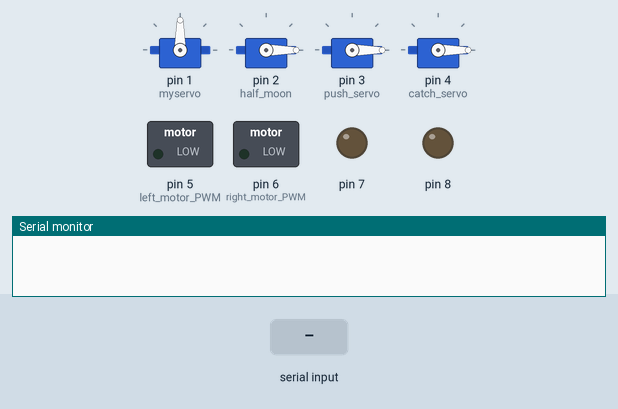
A sketch run on a simulated Arduino Uno, built with avr-gcc and run on an emulated ATmega328P. Parts: 4 × servo, switched loads named in the sketch (green lamp = pin HIGH), output pins drawn as LEDs (lit = HIGH), the last lines printed to the serial monitor. Inputs (shaded band) come from the test bench.

Above: at 1.2 s.
1.3 s: "F" received over the second serial link
At 2.3 s:
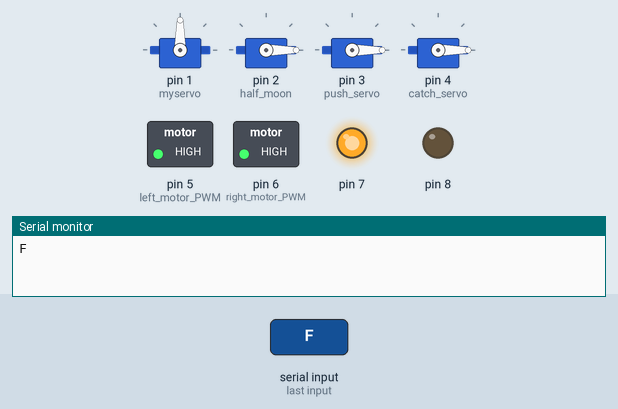
3.3 s: "B" received over the second serial link
At 4.5 s:
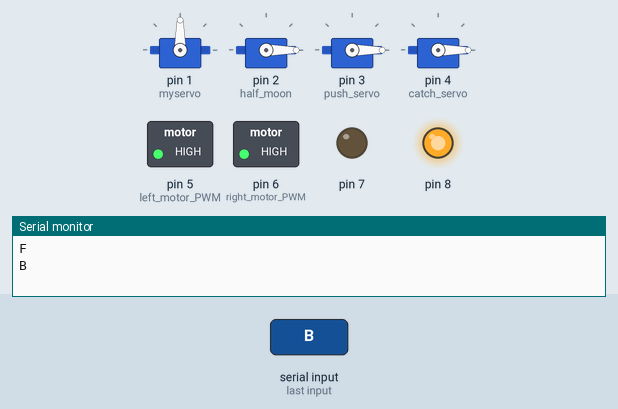
4.8 s: "A" received over the second serial link
At 5.26 s:
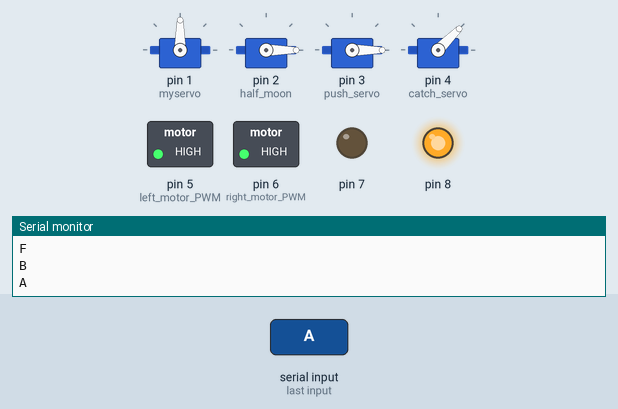
7.8 s: "P" received over the second serial link
At 9.85 s:
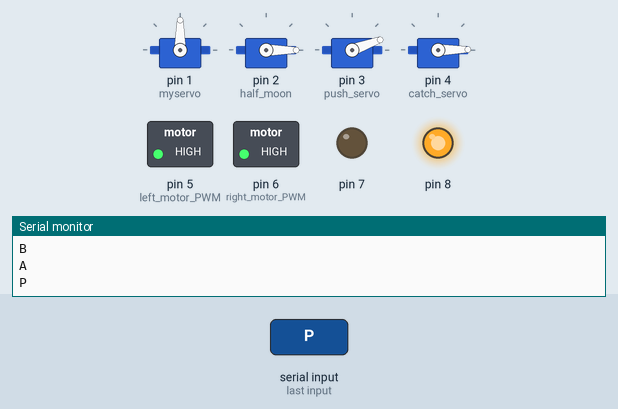
10.8 s: "S" received over the second serial link
At 13.0 s:
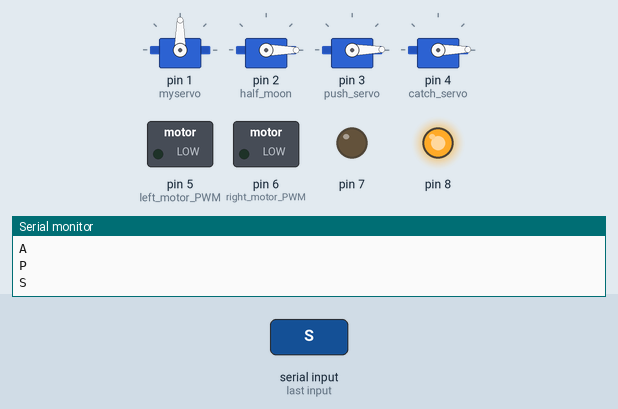
13.8 s: "L" received over the second serial link
At 15.4 s:
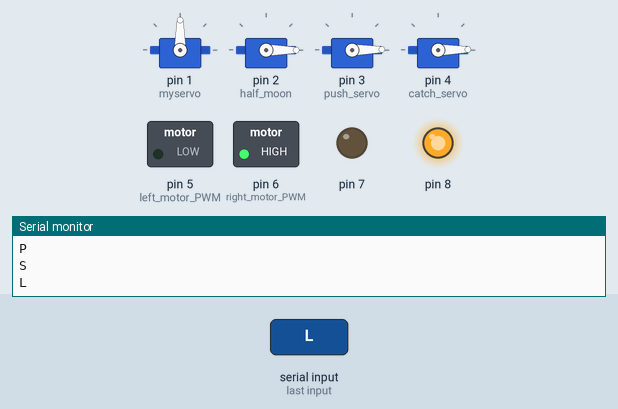
Timing chart, 0 to 16.8 s (numbered marks = the images above; inputs shaded):
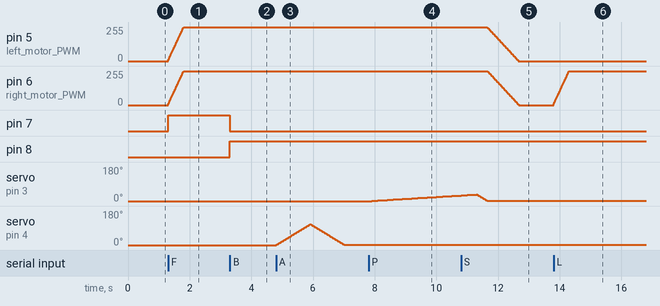

Measured:
- after the input at 1.3 s, pin 5 (left_motor_PWM), pin 6 (right_motor_PWM): moves from 0/255 to 255/255 over 0.50 s, starting at once; pin 7: LOW → HIGH at once
- after the input at 3.3 s, pin 7: HIGH → LOW at once; pin 8: LOW → HIGH at once
- after the input at 4.8 s, servo on pin 4 (catch_servo): rises from 0° to 109° in 1.1 s, then falls to 1° in 1.1 s
- after the input at 7.8 s, servo on pin 3 (push_servo): moves from 0° to 29° over 2.8 s, starting after 0.10 s
- after the input at 10.8 s, pin 5 (left_motor_PWM): moves from 255/255 to 0/255 over 1.0 s, starting after 0.86 s; pin 6 (right_motor_PWM): moves from 255/255 to 0/255 over 1.0 s, starting after 0.87 s
- after the input at 13.8 s, pin 6 (right_motor_PWM): moves from 0/255 to 255/255 over 0.50 s, starting at once

The sketch:

final.ino
```cpp
#include <Servo.h>
#include <SoftwareSerial.h>

Servo myservo;        //test dervo
Servo half_moon;
Servo push_servo;
Servo catch_servo;
int half_moon_angle = 0;        //initial servo angle
int n = 0;
int L_i = 0;
int R_i = 0;

char command;
const int left_motor_PWM = 5;
const int right_motor_PWM = 6;
const int left_motor_Direction = 7;
const int right_motor_Direction = 8;
SoftwareSerial BT(9, 10); //(接收腳,傳送腳)

void setup() {
  // put your setup code here, to run once:
  Serial.begin(115200);
  myservo.attach(1);      //test servo pin
  half_moon.attach(2);
  push_servo.attach(3);
  catch_servo.attach(4);
  pinMode(7,OUTPUT);//方向控制
  pinMode(8,OUTPUT);
  BT.begin(9600);//藍芽鮑率
  catch_servo.write(0);
  push_servo.write(0);
  half_moon.write(0);
}
void loop(){
  // put your main code here, to run repeatedly:
  if (BT.available()){
    command = BT.read();
    Serial.println( command );
  }
  switch ( command ){
    case 'U' :
      if(half_moon_angle < 45){
        half_moon_angle ++;
        half_moon.write(half_moon_angle);
        Serial.println( half_moon_angle );
        delay(20);
        command = "Z";
        break;
      }

      break;
    case 'D' :
      if(half_moon_angle > 0){
        half_moon_angle --;
        half_moon.write(half_moon_angle);
        Serial.println( half_moon_angle );
        delay(20);
        command = "Z";
        break;
      }
      break;
    case 'F' :  //前進
      digitalWrite(7,HIGH);
      digitalWrite(8,LOW);
      if(L_i<255 &&R_i<255) {
        L_i+=5;
        R_i+=5;
        analogWrite(left_motor_PWM,L_i);
        analogWrite(right_motor_PWM,R_i);
        delay(10);
      }
      analogWrite(left_motor_PWM,L_i);
      analogWrite(right_motor_PWM,R_i);
      // Serial.println( L_i );
      // Serial.println( R_i );
      break;
    case 'L' :  //左轉
      if(R_i<255) {
        R_i+=5;
        L_i=0;
        analogWrite(left_motor_PWM,L_i);
        analogWrite(right_motor_PWM,R_i);
        delay(10);
      }
      analogWrite(left_motor_PWM,L_i);
      analogWrite(right_motor_PWM,R_i);
      // Serial.println( L_i );
      // Serial.println( R_i );
      break;
    case 'R' :  //右轉
    if(L_i<255) {
        L_i+=5;
        R_i=0;
        analogWrite(left_motor_PWM,L_i);
        analogWrite(right_motor_PWM,R_i);
        delay(10);
      }
      analogWrite(left_motor_PWM,L_i);
      analogWrite(right_motor_PWM,R_i);
      // Serial.println( L_i );
      // Serial.println( R_i );
      break;
    case 'B' :  //後退
      digitalWrite(7,LOW);
      digitalWrite(8,HIGH);
      if(L_i<255 &&R_i<255) {
        L_i+=5;
        R_i+=5;
        analogWrite(left_motor_PWM,L_i);
        analogWrite(right_motor_PWM,R_i);
        delay(10);
      }
      analogWrite(left_motor_PWM,L_i);
      analogWrite(right_motor_PWM,R_i);
      // Serial.println( L_i );
      // Serial.println( R_i );
      break;
    case 'A' :  //抓球
      catch_servo_control();
      break;
    case 'P' : //推球
      push_motor_control();
      break;
    case 'S' : //停止
      if(L_i>0){
        L_i-=5;
        analogWrite(left_motor_PWM,L_i);
        delay(10);
      }
      if(R_i>0){
        R_i-=5;
        analogWrite(right_motor_PWM,R_i);
        delay(10);
      }
      analogWrite(left_motor_PWM,L_i);
      analogWrite(right_motor_PWM,R_i);
      // Serial.println( L_i );
      // Serial.println( R_i );
      break;
    case 'Z': //待機
      delay(10);
      break;
    case 'r' ://歸零
      half_moon_angle = 0;
      catch_servo.write(0);
      push_servo.write(0);
      half_moon.write(half_moon_angle);
      analogWrite(left_motor_PWM,0);
      analogWrite(right_motor_PWM,0);
  }
  int L_i = 0;
  int R_i = 0;
}
void catch_servo_control(){ //catch the ball from the top
  for(int i=0;i<110;i++){
    catch_servo.write(i);     //30 degrees
    delay(10);
  }
  for(int i=110;i>0;i--){
    catch_servo.write(i);     //recover to the default angle
    delay(10);
  }
  command = "K";
}
void push_motor_control(){    //push the ball to the DC motor
  n = 35+(half_moon_angle/3);
  for(int p=0;p<n;p++){
    push_servo.write(p);      //push
    delay(100);
    // Serial.println(p);
  }
  for(int p=n;p>0;p--){
    push_servo.write(p);    //recover
    delay(10);
    // Serial.println(p);
  }
  command = "K";

}
```
